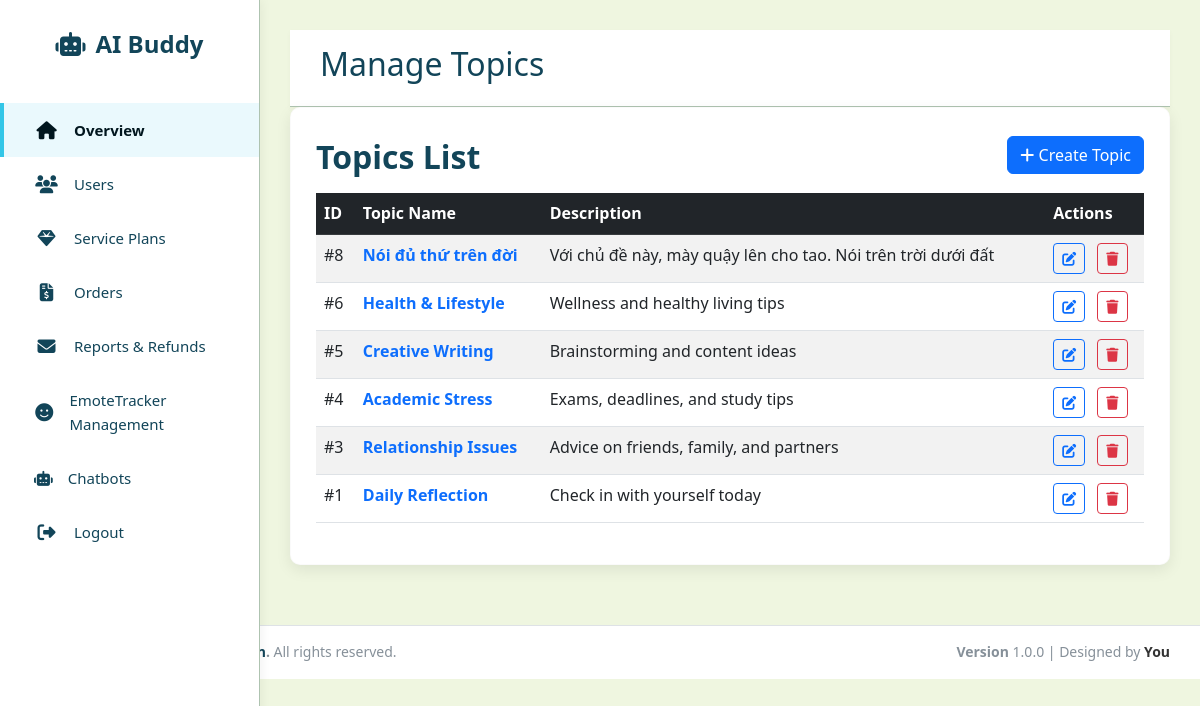
/admin_aibuddy/modules/chatbot/views/topics/index.php (signed in), run on the app's committed database.
### tables this page shows
CREATE TABLE `topic` (
  `TopicID` int(11) NOT NULL,
  `TopicName` varchar(100) NOT NULL,
  `Description` text DEFAULT NULL
);

### admin_aibuddy/modules/chatbot/controllers/TopicController.php (called while the page is built, shortened)
<?php
require_once __DIR__ . '/../../../config/db.php';
require_once __DIR__ . '/../models/AdminTopic.php';
class TopicController {
    private $model;
    public function __construct() {
        global $conn;
        $this->model = new AdminTopic($conn);
    }
    public function index() {
        return $this->model->getAll();
    }
}
?>

### admin_aibuddy/modules/chatbot/models/AdminTopic.php (called while the page is built, shortened)
<?php
class AdminTopic {
    private $conn;
    public function __construct($conn) {
        $this->conn = $conn;
    }
    public function getAll() {
        $result = $this->conn->query("SELECT * FROM topic ORDER BY TopicID DESC");
        return $result->fetch_all(MYSQLI_ASSOC);
    }
}
?>

### admin_aibuddy/modules/chatbot/views/topics/index.php (the view)
<?php
require_once __DIR__ . '/../../controllers/TopicController.php';
$controller = new TopicController();
$topics = $controller->index();
include __DIR__ . '/../../../../includes/header.php';
include __DIR__ . '/../../../../includes/sidebar.php';
?>
<div class="main-content">
    <div class="top-navbar">
        <h2>Manage Topics</h2>
    </div>
    <div class="card-box">
        <div class="d-flex justify-content-between align-items-center mb-3">
            <h3>Topics List</h3>
            <a href="form.php" class="btn btn-primary"><i class="fas fa-plus"></i> Create Topic</a>
        </div>
        <div class="table-responsive">
            <table class="table table-striped table-hover">
                <thead class="table-dark">
                    <tr>
                        <th>ID</th>
                        <th>Topic Name</th>
                        <th>Description</th>
                        <th>Actions</th>
                    </tr>
                </thead>
                <tbody>
                    <?php foreach ($topics as $t): ?>
                    <tr>
                        <td>#<?php echo $t['TopicID']; ?></td>
                        <td class="fw-bold text-primary"><?php echo htmlspecialchars($t['TopicName']); ?></td>
                        <td><?php echo htmlspecialchars($t['Description'] ?? ''); ?></td>
                        <td>
                            <a href="form.php?id=<?php echo $t['TopicID']; ?>" class="btn btn-sm btn-outline-primary me-2">
                                <i class="fas fa-edit"></i>
                            </a>
                            <a href="delete.php?id=<?php echo $t['TopicID']; ?>" class="btn btn-sm btn-outline-danger" onclick="return confirm('Are you sure?');">
                                <i class="fas fa-trash"></i>
                            </a>
                        </td>
                    </tr>
                    <?php endforeach; ?>
                </tbody>
            </table>
        </div>
    </div>
</div>
<?php include __DIR__ . '/../../../../includes/footer.php'; ?>

### admin_aibuddy/assets/css/style.css (style rules this page uses)
:root { --primary-dark: #01161e; --primary: #124559; --primary-light: #598392; --accent: #33c6e7; --light: #aec3b0; --background: #eff6e0; --white: #ffffff; --gray: #d9d9d9; --text: #353535; --card-shadow: 0 5px 15px rgba(0, 0, 0, 0.08); --radius: 10px; --sidebar-width: 260px; }
* { box-sizing: border-box; }
body { font-family: 'Segoe UI', Tahoma, Geneva, Verdana, sans-serif; background-color: var(--background); color: var(--text); margin: 0; line-height: 1.6; }
.main-content { margin-left: var(--sidebar-width); padding: 30px; }
.top-navbar { background: var(--white); padding: 15px 30px; display: flex; justify-content: space-between; align-items: center; box-shadow: 0 2px 5px rgba(0,0,0,0.03); border-bottom: 1px solid var(--light); }
.card-box { background-color: var(--white); border-radius: var(--radius); box-shadow: var(--card-shadow); padding: 25px; transition: transform 0.3s ease; height: 100%; border: 1px solid rgba(0,0,0,0.02); }
.card-box h3 { font-size: 32px; font-weight: 700; margin: 5px 0 0 0; color: var(--primary); }
h2 { color: var(--primary); }

### data on the page
topic: TopicID "8", TopicName "Nói đủ thứ trên đời", Description "Với chủ đề này, mày quậy lên cho tao. Nói trên trời dưới đất"
topic: TopicID "6", TopicName "Health & Lifestyle", Description "Wellness and healthy living tips"
topic: TopicID "5", TopicName "Creative Writing", Description "Brainstorming and content ideas"
topic: TopicID "4", TopicName "Academic Stress", Description "Exams, deadlines, and study tips"
topic: TopicID "3", TopicName "Relationship Issues", Description "Advice on friends, family, and partners"
topic: TopicID "1", TopicName "Daily Reflection", Description "Check in with yourself today"
